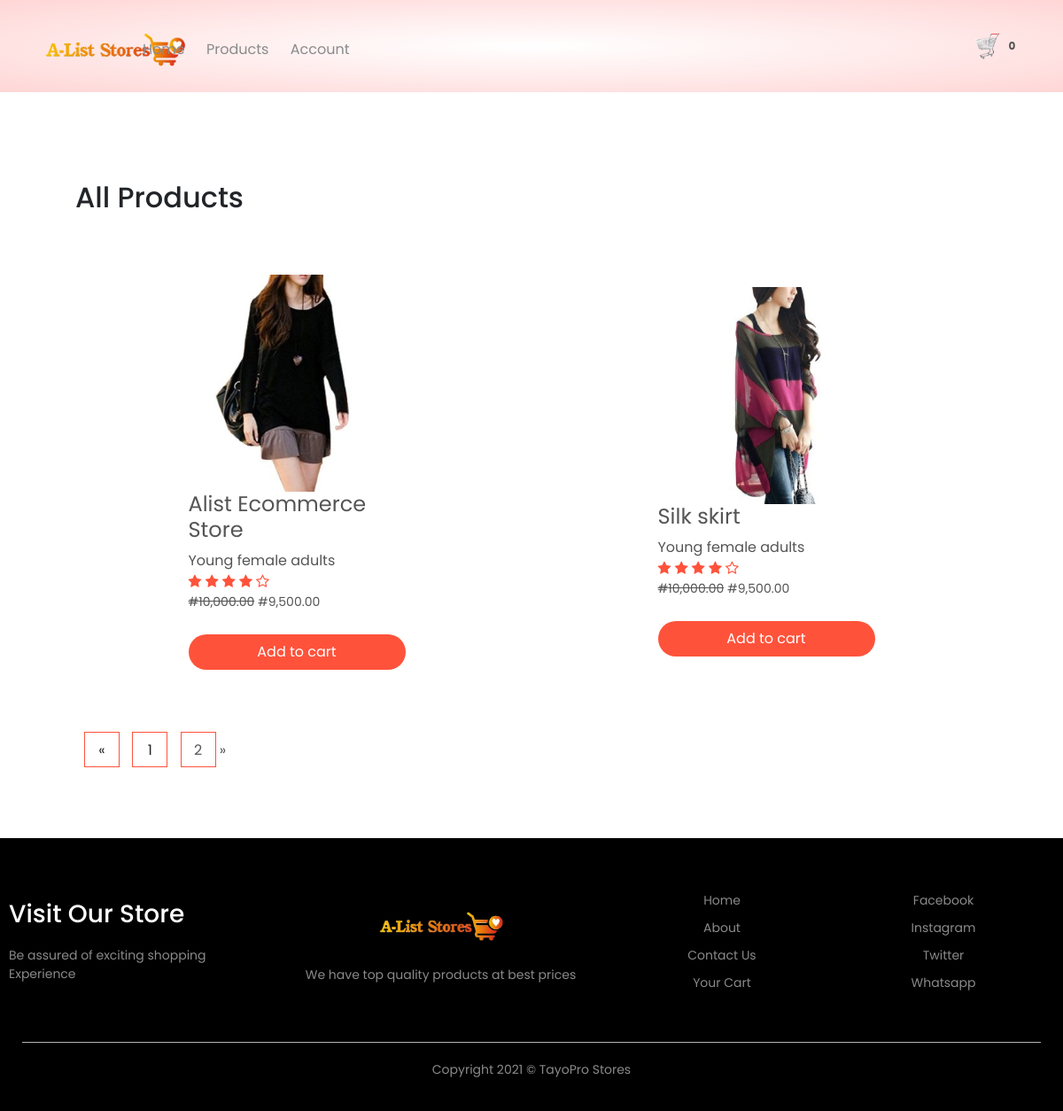
Screenshot of /product/2/young-female-adults with the database file from the repository.
### home/models.py (models this page shows, shortened)
class Setting (models.Model):
    STATUS = (
        ('True', 'True'),
        ('False', 'False'),
    )
    title = models.CharField (max_length=100)
    keywords = models.CharField (max_length=255)
    description = models.CharField (max_length=255, null=True)
    company = models.CharField (max_length=50, null=True)
    address = models.CharField (max_length=50, null=True)
    phone = models.CharField (null=True, max_length=15)
    email = models.CharField (blank=True, max_length=50)
    icon = models.ImageField (blank=True, null=True, upload_to = 'images/')
    logo = models.ImageField (blank=True, null=True, upload_to = 'images/')
    cart_icon = models.ImageField (blank=True, null=True, upload_to = 'images/')
    menu_icon = models.ImageField (blank=True, null=True, upload_to = 'images/')
    facebook = models.CharField (blank=True, max_length=50)
    instagram = models.CharField (blank=True, max_length=50)
    twitter = models.CharField (blank=True, max_length=50)
    created_at = models.DateTimeField (auto_now_add=True)
    updated_at = models.DateTimeField (auto_now=True)
    about = RichTextUploadingField (blank=True)
    about2 = RichTextUploadingField (blank=True, default = 'This is Alist Store. The store with the best of the best products to offer.')
    contact = RichTextUploadingField (blank=True)
    status = models.CharField (max_length=10, choices=STATUS)

### products/models.py (models this page shows, shortened)
class Product(models.Model):
    STATUS =(
        ('True', 'True'),
        ('False', 'False'),
    )
    AVAILABLE =(
        ('In Stock', 'In Stock'),
        ('Out Of Stock', 'Out Of Stock'),
        ('ReStocked', 'ReStocked'),
    )
    category = models.ForeignKey(Category, on_delete=models.DO_NOTHING)
    title = models.CharField(max_length=150, blank=True)
    keywords = models.CharField(max_length=255)
    description = models.CharField(max_length=255)
    image= models.ImageField(blank=True, upload_to='images/')
    price = models.FloatField(null=True, blank=True)
    sizes = models.CharField(max_length=30, null=True, default='Large')
    discount_price= models.FloatField(blank=True, null=True)
    available= models.CharField(choices=AVAILABLE, max_length=15, default='In Stock')
    quantity_instock = models.IntegerField(null=True, blank=True, default=1000)
    minquantity = models.IntegerField(blank=True)
    amount = models.IntegerField(null=True, blank=True)
    status = models.CharField(max_length=10, choices=STATUS)
    slug = models.SlugField(null=False, unique=True)
    created_at = models.DateTimeField(auto_now_add=True)
    updated_at = models.DateTimeField(auto_now=True)
    featured = models.BooleanField(blank=True)
    latest = models.BooleanField(blank=True)
    banner = models.BooleanField(blank=True)
    offer = models.BooleanField(blank=True)
    detail = RichTextUploadingField()
    def image_tag(self):
        return mark_safe('<img src="{}" height="50"/>'.format(self.image.url))
    image_tag.short_description = 'Image'

class Category(models.Model):
    STATUS =(
        ('True', 'True'),
        ('False', 'False'),
    )
    title = models.CharField(max_length=150)
    image = models.ImageField(blank=True, upload_to='images/')
    status = models.CharField(max_length=10, choices=STATUS)
    slug = models.SlugField(null=False, unique=True)
    created_at = models.DateTimeField(auto_now_add=True)
    def __str__(self):
        return self.title

### home/views.py (the view)
# urls.py: path('product/<str:id>/<slug:slug>',views.product_list, name='product_list'),
def product_list(request, id, slug):
    setting= Setting.objects.get(pk=1)
    category = Category.objects.all()
    catdata = Category.objects.get(pk=id)
    products = Product.objects.filter(category_id=id)
    images = Images.objects.filter(product_id = id)
    paginator = Paginator(products,2)
    page = request.GET.get('page')
    paged_products = paginator.get_page(page)
    context = {
        'setting': setting,
        'category': category,
        'catdata': catdata,
        'products': paged_products,
    }
    return render(request, 'products.html', context)

### home/context_processor.py (called while the page is built)
def cartcount(request):
    cartcount = ShopCart.objects.filter(order_placed=False).filter(user__username=request.user.username)
    total_quantity = 0
    for item in cartcount:
        total_quantity += item.quantity
    context = {'itemcount': total_quantity}
    return context

### home/templates/products.html (shortened to what this page needs)
{% extends 'base.html' %}
{% load humanize %}
    {% block header %} {% include "prod-header.html" %} {% endblock header %}
    {% block content %}
    <div class="small-container">
        <div class="row row-2">
            <h2>All {{product.category}} Products</h2>
        </div>
        <div class="row">
            {% if products %}
                {% for item in products %}
                    <div class="col-4">
                        <a href="{% url 'prod_detail' item.id item.slug %}"><img src="{{ item.image.url}}"></a>
                        <a href="{% url 'prod_detail' item.id item.slug %}"><h4>{{item.title}}</h4></a>
                        <a href="{% url 'prod_detail' item.id item.slug %}" class="category">{{item.category}}</a>
                        <div class="rating">
                            <i class="fa fa-star"></i>
                            <i class="fa fa-star"></i>
                            <i class="fa fa-star"></i>
                            <i class="fa fa-star"></i>
                            <i class="fa fa-star-o"></i>
                        </div>
                        <p class="price">
                            {% if item.discount_price %}
                                <del>#{{item.price | floatformat:2 | intcomma}}</del>
                                <span>#{{ item.discount_price | floatformat:2 | intcomma }}</span>
                            {% else %}
                                <span>#{{ item.price | floatformat:2 | intcomma}}</span>
                            {% endif %}
                        </p>
                        <form action="{% url 'order:addtoshopcart' %}" method="POST">
                            <button class="buttons" type="submit">Add to cart</button>
                        </form>
                    </div>
                {% endfor %}
            {% endif %}
        </div>
        <div class="page-buttons">
            {% if products.has_other_pages %}
                {% if products.has_previous %}
                    <a href="?page={{products.previous_page_number}}">&laquo;</a>
                {% else %}
                    <span><a>&laquo;</a></span>
                {% endif %}
                {% for item in products.paginator.page_range %}
                    {% if products.number == item %}
                        <span><a>{{item}}</a></span>
                    {% else %}
                        <span><a href="?page={{item}}">{{item}}</a></span>
                    {% endif %}
                {% endfor %}
                {% if products.has_next %}
                    <a href="?page={{products.next_page_number}}">&raquo;</a>
                {% else %}
                    <span><a>&raquo;</a></span>
                {% endif %}
            {% endif %}
        </div>
    </div>
    {% endblock content %}
    {% block footer %}  {% include "footer.html" %} {% endblock footer %}

### home/templates/prod-header.html (shortened to what this page needs)
<div class="headermain">
    <div class="container">
        <div class="header">
            <div class="logo">
                <a href="{% url 'index' %}"><img src="{{setting.logo.url}}" alt="company logo here"></a>
            </div>
            <div class="navbar">
                <ul id="MenuItems">
                        <li><a href="{% url 'index' %}">Home</a></li>
                        <li><a href="{% url 'category' %}">Products</a></li>
                    {% if user.id is not None %}
                        <li><a href="{% url 'user' %}"><img src="{{profile.image.url}}" alt="" style="border-radius: 30px; height:40px"></a></li>
                        <li>
                           welcome!<a href="{% url 'user' %}">
                                {% if request.user.first_name %}
                                    <p><strong> {{request.user.first_name}}</strong></p>
                                {% else %}
                                    <p><strong>{{request.user.username}}</strong></p>
                                {% endif %}
                           </a>
                        <li><a href="{% url 'logoutfunc' %}">Logout</a></li>
                        <li><a href="">Change Password</a></li>
                    {% else %}
                        <li><a href="{% url 'accountform' %}">Account</a></li>
                    {% endif %}
                </ul>
            </div>
            <a href="{% url 'order:shopcart' %}"><img src="{{setting.cart_icon.url}}" alt="shop cart" width="30px" height="30px">
                {% if itemcount > 0 %}
                    <span class="badge red z-depth-1 mr-1">{{ itemcount }}</span>
                {% else %}
                    <span class="badge red z-depth-1 mr-1">0</span>
                {% endif %}
            </a>
        </div>
    </div>
</div>

### home/templates/footer.html
 <div class="footer">
    <div class="container">
        <div class="row">
            <div class="footer-col-1">
                <h3>Visit Our Store</h3>
                <p>Be assured of exciting shopping Experience </p>
            </div>
            <div class="footer-col-2">
                <a href="{% url 'index' %}"><img src="{{setting.logo.url}}"></a>
                <p>We have top quality products at best prices</p>
            </div>
            <div class="footer-col-3">
                <ul>
                    <li><a href="{% url 'index' %}">Home</a></li>
                    <li><a href="{% url 'about' %}">About</a></li>
                    <li><a href="{% url 'contact' %}">Contact Us</a></li>
                    <li><a href="{% url 'order:shopcart' %}">Your Cart</a></li>
                </ul>
            </div>
            <div class="footer-col-4">
                <ul>
                    <li><a href="">Facebook</a></li>
                    <li><a href="">Instagram</a></li>
                    <li><a href="">Twitter</a></li>
                    <li><a href="">Whatsapp</a></li>
                </ul>
            </div>
        </div>
        <hr>
        <p class="copyright">Copyright 2021 &copy; TayoPro Stores</p>
    </div>
</div>

### home/static/css/main1.css (style rules this page uses)
* { padding: 0; margin: 0; box-sizing: border-box; }
body { font-family: 'Poppins', sans-serif; }
.headermain { background: radial-gradient(#fff, #ffd6d6); }
.container { max-width: 1300px; margin: auto; padding: 0 25px; }
.header { display: flex; align-items: center; padding: 20px; }
.logo { width: 100px; }
.logo img { width: 170px; }
.navbar { flex: 1; text-align: right; }
.navbar li { display: inline-block; margin-right: 20px; }
a { text-decoration: none; color: #555; }
p { color: #555; }
.row { display: flex; align-items: center; flex-wrap: wrap; justify-content: space-around; }
.buttons { display: inline-block; background: #ff523b; color: white; text-decoration: none; padding: 8px 30px; margin: 30px 0; border-radius: 30px; }
.small-container { max-width: 1080px; margin: auto; padding: 0 25px; }
.col-4 { flex-basis: 25%; padding: 10px; min-width: 200px; margin-bottom: 50px; transition: transform 0.5s; }
.col-4 img { width: 100%; }
h4 { color: #555; font-weight: normal; }
.col-4 p { font-size: 14px; }
.rating .fa { color: #ff523b; }
.footer { background: black; color: #8a8a8a; font-size: 14px; padding: 60px 0 20px; }
.footer p { color: #8a8a8a; }
.footer h3 { color: white; margin-bottom: 20px; }
.footer-col-1, .footer-col-2, .footer-col-3, .footer-col-4 { min-width: 250px; margin-bottom: 20px; }
.footer-col-1 { flex-basis: 25%; }
.footer-col-2 { flex: 1; text-align: center; }
.footer-col-2 img { width: 150px; margin-bottom: 20px; }
.footer-col-3, .footer-col-4 { flex-basis: 20%; text-align: center; }
ul { list-style-type: none; }
ul li { margin-bottom: 10px; }
ul a { text-decoration: none; color: #8a8a8a; }
.footer hr { border: none; background: #b5b5b5; height: 1px; margin: 20px 0; }
.copyright { text-align: center; }
.row-2 { justify-content: space-between; margin: 100px auto 50px; }
.page-buttons { margin: 0 auto 80px; }
.page-buttons span { display: inline-block; border: 1px solid #ff523b; margin-left: 10px; width: 40px; height: 40px; text-align: center; line-height: 40px; cursor: pointer; }
form .buttons { width: 100%; border: none; cursor: pointer; margin: 10px 0; }

### rows the page displays
Setting: logo (picture), cart_icon (picture)
Product: image (picture), title "Alist Ecommerce Store", category "Young female adults", price "10,000.00", discount_price "9,500.00"
Product: image (picture), title "Silk skirt", category "Young female adults", price "10,000.00", discount_price "9,500.00"

### other values shown
{{ item }} "1"
{{ item }} "2"
